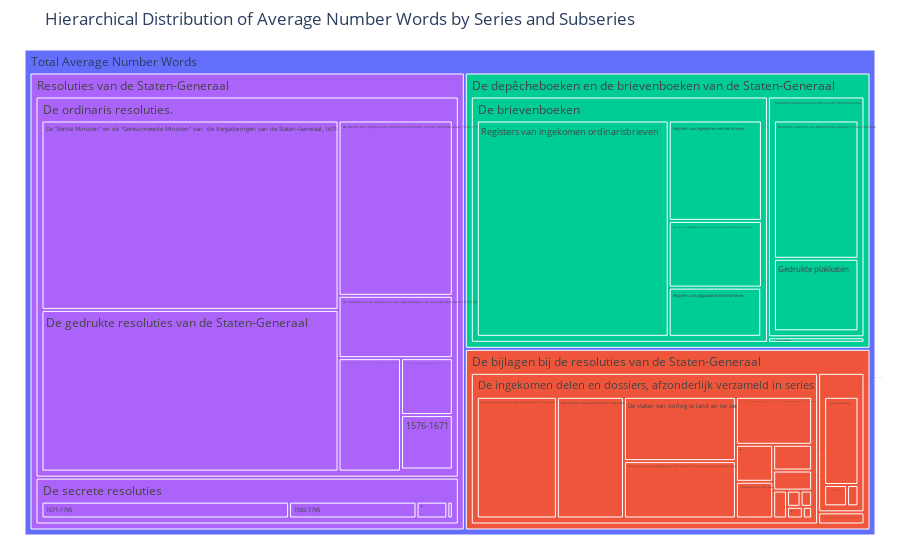

Write notebook code for a chart like this one.
### Code cell
# Convert the Series to a DataFrame for Plotly
df_avg_words_plot = avg_num_words_summary.reset_index()

# The value column in df_avg_words_plot is named 'num_number_words'
# Rename it for clarity in the plot.
df_avg_words_plot.rename(columns={'num_number_words': 'avg_num_number_words'}, inplace=True)

# Define the hierarchy path columns for this summary
# avg_num_words_summary was grouped by ['series','subseries_1','subseries_2']
avg_words_path_cols = ['series', 'subseries_1', 'subseries_2']

# Fill NaN values in path columns with a placeholder string 'N/A'
for col in avg_words_path_cols:
    df_avg_words_plot[col] = df_avg_words_plot[col].fillna('N/A')

# Create the treemap
fig_avg_words = px.treemap(df_avg_words_plot,
                           path=[px.Constant("Total Average Number Words")] + avg_words_path_cols,
                           values='avg_num_number_words',
                           color='series',
                           title='Hierarchical Distribution of Average Number Words by Series and Subseries',
                           hover_data={'avg_num_number_words':':.2f'}) # Format avg_num_number_words

# Optional: Adjust margins for better appearance
fig_avg_words.update_layout(margin = dict(t=50, l=25, r=25, b=25))

fig_avg_words.show()

### Figure 1 — Plotly figure (JSON) as saved in the notebook; plotly's stock layout.template omitted (floating-point values rounded to 4 significant figures)
{"data": [{"branchvalues": "total", "customdata": [[10014003, "(?)"], [1916259, "De bijlagen bij de resoluties van de Staten-Generaal"], [18097, "De bijlagen bij de resoluties van de Staten-Generaal"], [1690601, "De bijlagen bij de resoluties van de Staten-Generaal"], [207561, "De bijlagen bij de resoluties van de Staten-Generaal"], [1880, "De bijlagen bij de resoluties van de Staten-Generaal"], [16217, "De bijlagen bij de resoluties van de Staten-Generaal"], [9140, "De bijlagen bij de resoluties van de Staten-Generaal"], [57123, "De bijlagen bij de resoluties van de Staten-Generaal"], [41588, "De bijlagen bij de resoluties van de Staten-Generaal"], [151446, "De bijlagen bij de resoluties van de Staten-Generaal"], [32360, "De bijlagen bij de resoluties van de Staten-Generaal"], [13473, "De bijlagen bij de resoluties van de Staten-Generaal"], [266154, "De bijlagen bij de resoluties van de Staten-Generaal"], [7790, "De bijlagen bij de resoluties van de Staten-Generaal"], [403629, "De bijlagen bij de resoluties van de Staten-Generaal"], [338226, "De bijlagen bij de resoluties van de Staten-Generaal"], [4493, "De bijlagen bij de resoluties van de Staten-Generaal"], [56686, "De bijlagen bij de resoluties van de Staten-Generaal"], [167165, "De bijlagen bij de resoluties van de Staten-Generaal"], [26923, "De bijlagen bij de resoluties van de Staten-Generaal"], [298351, "De bijlagen bij de resoluties van de Staten-Generaal"], [7674, "De bijlagen bij de resoluties van de Staten-Generaal"], [15941, "De bijlagen bij de resoluties van de Staten-Generaal"], [2914492, "De depêcheboeken en de brievenboeken van de Staten-Generaal"], [698920, "De depêcheboeken en de brievenboeken van de Staten-Generaal"], [16017, "De depêcheboeken en de brievenboeken van de Staten-Generaal"], [2199555, "De depêcheboeken en de brievenboeken van de Staten-Generaal"], [240492, "De depêcheboeken en de brievenboeken van de Staten-Generaal"], [1452, "De depêcheboeken en de brievenboeken van de Staten-Generaal"], [1206, "De depêcheboeken en de brievenboeken van de Staten-Generaal"], [1480522, "De depêcheboeken en de brievenboeken van de Staten-Generaal"], [7296, "De depêcheboeken en de brievenboeken van de Staten-Generaal"], [221957, "De depêcheboeken en de brievenboeken van de Staten-Generaal"], [333577, "De depêcheboeken en de brievenboeken van de Staten-Generaal"], [162293, "De depêcheboeken en de brievenboeken van de Staten-Generaal"], [4167, "De depêcheboeken en de brievenboeken van de Staten-Generaal"], [3102, "De depêcheboeken en de brievenboeken van de Staten-Generaal"], [458428, "De depêcheboeken en de brievenboeken van de Staten-Generaal"], [90025, "Resoluties van de Staten-Generaal"], [567552, "Resoluties van de Staten-Generaal"], [4615700, "Resoluties van de Staten-Generaal"], [7479, "Resoluties van de Staten-Generaal"], [42584, "Resoluties van de Staten-Generaal"], [341635, "Resoluties van de Staten-Generaal"], [175854, "Resoluties van de Staten-Generaal"], [226557, "Resoluties van de Staten-Generaal"], [640060, "Resoluties van de Staten-Generaal"], [227740, "Resoluties van de Staten-Generaal"], [3550, "Resoluties van de Staten-Generaal"], [94185, "Resoluties van de Staten-Generaal"], [1797893, "Resoluties van de Staten-Generaal"], [5183252, "Resoluties van de Staten-Generaal"], [1535690, "Resoluties van de Staten-Generaal"]], "domain": {"x": [0, 1], "y": [0, 1]}, "hovertemplate": "labels=%{label}<br>avg_num_number_words=%{customdata[0]:.2f}<br>parent=%{parent}<br>id=%{id}<br>series=%{customdata[1]}<extra></extra>", "ids": ["Total Average Number Words", "Total Average Number Words/De bijlagen bij de resoluties van de Staten-Generaal", "Total Average Number Words/De bijlagen bij de resoluties van de Staten-Generaal/De minuten van uitgaande brieven van de Staten-Generaal", "Total Average Number Words/De bijlagen bij de resoluties van de Staten-Generaal/De ingekomen delen en dossiers, afzonderlijk verzameld in series", "Total Average Number Words/De bijlagen bij de resoluties van de Staten-Generaal/De ingekomen brieven en stukken en minuten van uitgaande brieven, verzameld in de \"liassen\"", "Total Average Number Words/De bijlagen bij de resoluties van de Staten-Generaal/De minuten van uitgaande brieven van de Staten-Generaal/Minuten van bijzondere aard", "Total Average Number Words/De bijlagen bij de resoluties van de Staten-Generaal/De minuten van uitgaande brieven van de Staten-Generaal/Minuten van algemene aard", "Total Average Number Words/De bijlagen bij de resoluties van de Staten-Generaal/De ingekomen delen en dossiers, afzonderlijk verzameld in series/Verbalen, rapporten, memories en andere ingekomen stukken betreffende het beleid van de West-Indische Compagnie", "Total Average Number Words/De bijlagen bij de resoluties van de Staten-Generaal/De ingekomen delen en dossiers, afzonderlijk verzameld in series/Verbalen, rapporten en memories van de commissies van de Staten-Generaal betreffende het Defensie- en Financiewezen van de Staat", "Total Average Number Words/De bijlagen bij de resoluties van de Staten-Generaal/De ingekomen delen en dossiers, afzonderlijk verzameld in series/Verbalen, rapporten en andere ingekomen stukken betreffende het beleid van de Oost-Indische Compagnie", "Total Average Number Words/De bijlagen bij de resoluties van de Staten-Generaal/De ingekomen delen en dossiers, afzonderlijk verzameld in series/Verbalen, journalen, memories en rapporten betreffende het beleid van de Admiraliteiten en de krijgsverrichtingen van de Staatse vloot", "Total Average Number Words/De bijlagen bij de resoluties van de Staten-Generaal/De ingekomen delen en dossiers, afzonderlijk verzameld in series/Verbalen, journalen, memories en rapporten betreffende de krijgsverrichtingen van het Staatse leger", "Total Average Number Words/De bijlagen bij de resoluties van de Staten-Generaal/De ingekomen brieven en stukken en minuten van uitgaande brieven, verzameld in de \"liassen\"/1600-1795", "Total Average Number Words/De bijlagen bij de resoluties van de Staten-Generaal/De ingekomen delen en dossiers, afzonderlijk verzameld in series/Verbalen en rapporten van bezendingen van de Staten-Generaal aan de provincies en Generaliteitslanden (binnenlandse verbalen)", "Total Average Number Words/De bijlagen bij de resoluties van de Staten-Generaal/De ingekomen delen en dossiers, afzonderlijk verzameld in series/Verbalen en rapporten van bezendingen van de Staten-Generaal aan de graaf van Oostfriesland en de stad Emden", "Total Average Number Words/De bijlagen bij de resoluties van de Staten-Generaal/De ingekomen delen en dossiers, afzonderlijk verzameld in series/Verbalen en rapporten van Nederlandse vertegenwoordigers in den vreemde (buitenlandse verbalen)", "Total Average Number Words/De bijlagen bij de resoluties van de Staten-Generaal/De ingekomen delen en dossiers, afzonderlijk verzameld in series/Rekeningen ingeleverd bij de Staten-Generaal", "Total Average Number Words/De bijlagen bij de resoluties van de Staten-Generaal/De ingekomen delen en dossiers, afzonderlijk verzameld in series/Rapporten en memories van advocaten-fiscaal betreffende zaken van verraad in de Republiek", "Total Average Number Words/De bijlagen bij de resoluties van de Staten-Generaal/De ingekomen delen en dossiers, afzonderlijk verzameld in series/Processtukken van de Staten-Generaal", "Total Average Number Words/De bijlagen bij de resoluties van de Staten-Generaal/De ingekomen brieven en stukken en minuten van uitgaande brieven, verzameld in de \"liassen\"/De Liassen Binnenland", "Total Average Number Words/De bijlagen bij de resoluties van de Staten-Generaal/De ingekomen brieven en stukken en minuten van uitgaande brieven, verzameld in de \"liassen\"/De Liassen Buitenland", "Total Average Number Words/De bijlagen bij de resoluties van de Staten-Generaal/De ingekomen delen en dossiers, afzonderlijk verzameld in series/De staten van oorlog te land en ter zee", "Total Average Number Words/De bijlagen bij de resoluties van de Staten-Generaal/De ingekomen delen en dossiers, afzonderlijk verzameld in series/Delen, oorspronkelijk afkomstig uit de bibliotheek van de Staten-Generaal", "Total Average Number Words/De bijlagen bij de resoluties van de Staten-Generaal/De ingekomen delen en dossiers, afzonderlijk verzameld in series/Verbalen, journalen en rapporten betreffende de verdediging van- en krijgsverrichtingen in West- en Oost-Indië", "Total Average Number Words/De depêcheboeken en de brievenboeken van de Staten-Generaal", "Total Average Number Words/De depêcheboeken en de brievenboeken van de Staten-Generaal/Gedrukte publicaties uitgaande van de Staten-Generaal", "Total Average Number Words/De depêcheboeken en de brievenboeken van de Staten-Generaal/De depêcheboeken", "Total Average Number Words/De depêcheboeken en de brievenboeken van de Staten-Generaal/De brievenboeken", "Total Average Number Words/De depêcheboeken en de brievenboeken van de Staten-Generaal/Gedrukte publicaties uitgaande van de Staten-Generaal/Gedrukte plakkaten", "Total Average Number Words/De depêcheboeken en de brievenboeken van de Staten-Generaal/De depêcheboeken/Hoogduitse depêcheboeken", "Total Average Number Words/De depêcheboeken en de brievenboeken van de Staten-Generaal/De brievenboeken/Registers van ingekomen brieven betreffende bijzondere onderwerpen", "Total Average Number Words/De depêcheboeken en de brievenboeken van de Staten-Generaal/De brievenboeken/Registers van ingekomen ordinarisbrieven", "Total Average Number Words/De depêcheboeken en de brievenboeken van de Staten-Generaal/De depêcheboeken/Ordinaris depêcheboeken", "Total Average Number Words/De depêcheboeken en de brievenboeken van de Staten-Generaal/De brievenboeken/Registers van ingekomen ordinarisbrieven uit verschillende landen en plaatsen", "Total Average Number Words/De depêcheboeken en de brievenboeken van de Staten-Generaal/De brievenboeken/Registers van ingekomen secrete brieven", "Total Average Number Words/De depêcheboeken en de brievenboeken van de Staten-Generaal/De brievenboeken/Registers van uitgaande ordinarisbrieven", "Total Average Number Words/De depêcheboeken en de brievenboeken van de Staten-Generaal/De depêcheboeken/Engelse depêcheboeken", "Total Average Number Words/De depêcheboeken en de brievenboeken van de Staten-Generaal/De depêcheboeken/Franse depêcheboeken", "Total Average Number Words/De depêcheboeken en de brievenboeken van de Staten-Generaal/Gedrukte publicaties uitgaande van de Staten-Generaal/Gedrukte nouvelles van Nederlandse gezanten in den vreemde", "Total Average Number Words/Resoluties van de Staten-Generaal/De ordinaris resoluties./1576-1671", "Total Average Number Words/Resoluties van de Staten-Generaal/De secrete resoluties", "Total Average Number Words/Resoluties van de Staten-Generaal/De ordinaris resoluties.", "Total Average Number Words/Resoluties van de Staten-Generaal/De secrete resoluties/De minuten van de secrete notulen van de  Staten-Generaal, 1592-1670", "Total Average Number Words/Resoluties van de Staten-Generaal/De secrete resoluties/Algemene indices op de secrete-resoluties van de  Staten-Generaal over langere termijn dan één jaar samengesteld", "Total Average Number Words/Resoluties van de Staten-Generaal/De secrete resoluties/1671-1796", "Total Average Number Words/Resoluties van de Staten-Generaal/De secrete resoluties/1592-1796", "Total Average Number Words/Resoluties van de Staten-Generaal/De ordinaris resoluties./Repertoria op de resoluties van de Staten-Generaal  over langere termijn dan één jaar samengesteld. \"Index Rerum\", \"Indices  Minuteel\", op de ordinaris resoluties, volgens \"Respecten\"  (rubrieken)", "Total Average Number Words/Resoluties van de Staten-Generaal/De ordinaris resoluties./De tweede serie registers van ordinaris net-resoluties  van de Staten-Generaal, 1637-1795", "Total Average Number Words/Resoluties van de Staten-Generaal/De ordinaris resoluties./De minuten van de notulen van de vergaderingen van de Staten-Generaal, 1576-1684.", "Total Average Number Words/Resoluties van de Staten-Generaal/De ordinaris resoluties./De indices van zaken op de gedrukte resoluties van de  Staten-Generaal over een langere termijn dan één jaar samengesteld.", "Total Average Number Words/Resoluties van de Staten-Generaal/De ordinaris resoluties./De dubbele registers van ordinaris resoluties van de  Staten-Generaal", "Total Average Number Words/Resoluties van de Staten-Generaal/De ordinaris resoluties./De \"Eerste Minuten\" en de \"Geresumeerde Minuten\" van  de Vergaderingen van de Staten-Generaal, 1671-1796", "Total Average Number Words/Resoluties van de Staten-Generaal", "Total Average Number Words/Resoluties van de Staten-Generaal/De ordinaris resoluties./De gedrukte resoluties van de Staten-Generaal"], "labels": ["Total Average Number Words", "De bijlagen bij de resoluties van de Staten-Generaal", "De minuten van uitgaande brieven van de Staten-Generaal", "De ingekomen delen en dossiers, afzonderlijk verzameld in series", "De ingekomen brieven en stukken en minuten van uitgaande brieven, verzameld in de \"liassen\"", "Minuten van bijzondere aard", "Minuten van algemene aard", "Verbalen, rapporten, memories en andere ingekomen stukken betreffende het beleid van de West-Indische Compagnie", "Verbalen, rapporten en memories van de commissies van de Staten-Generaal betreffende het Defensie- en Financiewezen van de Staat", "Verbalen, rapporten en andere ingekomen stukken betreffende het beleid van de Oost-Indische Compagnie", "Verbalen, journalen, memories en rapporten betreffende het beleid van de Admiraliteiten en de krijgsverrichtingen van de Staatse vloot", "Verbalen, journalen, memories en rapporten betreffende de krijgsverrichtingen van het Staatse leger", "1600-1795", "Verbalen en rapporten van bezendingen van de Staten-Generaal aan de provincies en Generaliteitslanden (binnenlandse verbalen)", "Verbalen en rapporten van bezendingen van de Staten-Generaal aan de graaf van Oostfriesland en de stad Emden", "Verbalen en rapporten van Nederlandse vertegenwoordigers in den vreemde (buitenlandse verbalen)", "Rekeningen ingeleverd bij de Staten-Generaal", "Rapporten en memories van advocaten-fiscaal betreffende zaken van verraad in de Republiek", "Processtukken van de Staten-Generaal", "De Liassen Binnenland", "De Liassen Buitenland", "De staten van oorlog te land en ter zee", "Delen, oorspronkelijk afkomstig uit de bibliotheek van de Staten-Generaal", "Verbalen, journalen en rapporten betreffende de verdediging van- en krijgsverrichtingen in West- en Oost-Indië", "De depêcheboeken en de brievenboeken van de Staten-Generaal", "Gedrukte publicaties uitgaande van de Staten-Generaal", "De depêcheboeken", "De brievenboeken", "Gedrukte plakkaten", "Hoogduitse depêcheboeken", "Registers van ingekomen brieven betreffende bijzondere onderwerpen", "Registers van ingekomen ordinarisbrieven", "Ordinaris depêcheboeken", "Registers van ingekomen ordinarisbrieven uit verschillende landen en plaatsen", "Registers van ingekomen secrete brieven", "Registers van uitgaande ordinarisbrieven", "Engelse depêcheboeken", "Franse depêcheboeken", "Gedrukte nouvelles van Nederlandse gezanten in den vreemde", "1576-1671", "De secrete resoluties", "De ordinaris resoluties.", "De minuten van de secrete notulen van de  Staten-Generaal, 1592-1670", "Algemene indices op de secrete-resoluties van de  Staten-Generaal over langere termijn dan één jaar samengesteld", "1671-1796", "1592-1796", "Repertoria op de resoluties van de Staten-Generaal  over langere termijn dan één jaar samengesteld. \"Index Rerum\", \"Indices  Minuteel\", op de ordinaris resoluties, volgens \"Respecten\"  (rubrieken)", "De tweede serie registers van ordinaris net-resoluties  van de Staten-Generaal, 1637-1795", "De minuten van de notulen van de vergaderingen van de Staten-Generaal, 1576-1684.", "De indices van zaken op de gedrukte resoluties van de  Staten-Generaal over een langere termijn dan één jaar samengesteld.", "De dubbele registers van ordinaris resoluties van de  Staten-Generaal", "De \"Eerste Minuten\" en de \"Geresumeerde Minuten\" van  de Vergaderingen van de Staten-Generaal, 1671-1796", "Resoluties van de Staten-Generaal", "De gedrukte resoluties van de Staten-Generaal"], "marker": {"colors": ["#636efa", "#EF553B", "#EF553B", "#EF553B", "#EF553B", "#EF553B", "#EF553B", "#EF553B", "#EF553B", "#EF553B", "#EF553B", "#EF553B", "#EF553B", "#EF553B", "#EF553B", "#EF553B", "#EF553B", "#EF553B", "#EF553B", "#EF553B", "#EF553B", "#EF553B", "#EF553B", "#EF553B", "#00cc96", "#00cc96", "#00cc96", "#00cc96", "#00cc96", "#00cc96", "#00cc96", "#00cc96", "#00cc96", "#00cc96", "#00cc96", "#00cc96", "#00cc96", "#00cc96", "#00cc96", "#ab63fa", "#ab63fa", "#ab63fa", "#ab63fa", "#ab63fa", "#ab63fa", "#ab63fa", "#ab63fa", "#ab63fa", "#ab63fa", "#ab63fa", "#ab63fa", "#ab63fa", "#ab63fa", "#ab63fa"]}, "name": "", "parents": ["", "Total Average Number Words", "Total Average Number Words/De bijlagen bij de resoluties van de Staten-Generaal", "Total Average Number Words/De bijlagen bij de resoluties van de Staten-Generaal", "Total Average Number Words/De bijlagen bij de resoluties van de Staten-Generaal", "Total Average Number Words/De bijlagen bij de resoluties van de Staten-Generaal/De minuten van uitgaande brieven van de Staten-Generaal", "Total Average Number Words/De bijlagen bij de resoluties van de Staten-Generaal/De minuten van uitgaande brieven van de Staten-Generaal", "Total Average Number Words/De bijlagen bij de resoluties van de Staten-Generaal/De ingekomen delen en dossiers, afzonderlijk verzameld in series", "Total Average Number Words/De bijlagen bij de resoluties van de Staten-Generaal/De ingekomen delen en dossiers, afzonderlijk verzameld in series", "Total Average Number Words/De bijlagen bij de resoluties van de Staten-Generaal/De ingekomen delen en dossiers, afzonderlijk verzameld in series", "Total Average Number Words/De bijlagen bij de resoluties van de Staten-Generaal/De ingekomen delen en dossiers, afzonderlijk verzameld in series", "Total Average Number Words/De bijlagen bij de resoluties van de Staten-Generaal/De ingekomen delen en dossiers, afzonderlijk verzameld in series", "Total Average Number Words/De bijlagen bij de resoluties van de Staten-Generaal/De ingekomen brieven en stukken en minuten van uitgaande brieven, verzameld in de \"liassen\"", "Total Average Number Words/De bijlagen bij de resoluties van de Staten-Generaal/De ingekomen delen en dossiers, afzonderlijk verzameld in series", "Total Average Number Words/De bijlagen bij de resoluties van de Staten-Generaal/De ingekomen delen en dossiers, afzonderlijk verzameld in series", "Total Average Number Words/De bijlagen bij de resoluties van de Staten-Generaal/De ingekomen delen en dossiers, afzonderlijk verzameld in series", "Total Average Number Words/De bijlagen bij de resoluties van de Staten-Generaal/De ingekomen delen en dossiers, afzonderlijk verzameld in series", "Total Average Number Words/De bijlagen bij de resoluties van de Staten-Generaal/De ingekomen delen en dossiers, afzonderlijk verzameld in series", "Total Average Number Words/De bijlagen bij de resoluties van de Staten-Generaal/De ingekomen delen en dossiers, afzonderlijk verzameld in series", "Total Average Number Words/De bijlagen bij de resoluties van de Staten-Generaal/De ingekomen brieven en stukken en minuten van uitgaande brieven, verzameld in de \"liassen\"", "Total Average Number Words/De bijlagen bij de resoluties van de Staten-Generaal/De ingekomen brieven en stukken en minuten van uitgaande brieven, verzameld in de \"liassen\"", "Total Average Number Words/De bijlagen bij de resoluties van de Staten-Generaal/De ingekomen delen en dossiers, afzonderlijk verzameld in series", "Total Average Number Words/De bijlagen bij de resoluties van de Staten-Generaal/De ingekomen delen en dossiers, afzonderlijk verzameld in series", "Total Average Number Words/De bijlagen bij de resoluties van de Staten-Generaal/De ingekomen delen en dossiers, afzonderlijk verzameld in series", "Total Average Number Words", "Total Average Number Words/De depêcheboeken en de brievenboeken van de Staten-Generaal", "Total Average Number Words/De depêcheboeken en de brievenboeken van de Staten-Generaal", "Total Average Number Words/De depêcheboeken en de brievenboeken van de Staten-Generaal", "Total Average Number Words/De depêcheboeken en de brievenboeken van de Staten-Generaal/Gedrukte publicaties uitgaande van de Staten-Generaal", "Total Average Number Words/De depêcheboeken en de brievenboeken van de Staten-Generaal/De depêcheboeken", "Total Average Number Words/De depêcheboeken en de brievenboeken van de Staten-Generaal/De brievenboeken", "Total Average Number Words/De depêcheboeken en de brievenboeken van de Staten-Generaal/De brievenboeken", "Total Average Number Words/De depêcheboeken en de brievenboeken van de Staten-Generaal/De depêcheboeken", "Total Average Number Words/De depêcheboeken en de brievenboeken van de Staten-Generaal/De brievenboeken", "Total Average Number Words/De depêcheboeken en de brievenboeken van de Staten-Generaal/De brievenboeken", "Total Average Number Words/De depêcheboeken en de brievenboeken van de Staten-Generaal/De brievenboeken", "Total Average Number Words/De depêcheboeken en de brievenboeken van de Staten-Generaal/De depêcheboeken", "Total Average Number Words/De depêcheboeken en de brievenboeken van de Staten-Generaal/De depêcheboeken", "Total Average Number Words/De depêcheboeken en de brievenboeken van de Staten-Generaal/Gedrukte publicaties uitgaande van de Staten-Generaal", "Total Average Number Words/Resoluties van de Staten-Generaal/De ordinaris resoluties.", "Total Average Number Words/Resoluties van de Staten-Generaal", "Total Average Number Words/Resoluties van de Staten-Generaal", "Total Average Number Words/Resoluties van de Staten-Generaal/De secrete resoluties", "Total Average Number Words/Resoluties van de Staten-Generaal/De secrete resoluties", "Total Average Number Words/Resoluties van de Staten-Generaal/De secrete resoluties", "Total Average Number Words/Resoluties van de Staten-Generaal/De secrete resoluties", "Total Average Number Words/Resoluties van de Staten-Generaal/De ordinaris resoluties.", "Total Average Number Words/Resoluties van de Staten-Generaal/De ordinaris resoluties.", "Total Average Number Words/Resoluties van de Staten-Generaal/De ordinaris resoluties.", "Total Average Number Words/Resoluties van de Staten-Generaal/De ordinaris resoluties.", "Total Average Number Words/Resoluties van de Staten-Generaal/De ordinaris resoluties.", "Total Average Number Words/Resoluties van de Staten-Generaal/De ordinaris resoluties.", "Total Average Number Words", "Total Average Number Words/Resoluties van de Staten-Generaal/De ordinaris resoluties."], "type": "treemap", "values": [10010000.0, 1916000.0, 18100.0, 1691000.0, 207600.0, 1880.0, 16220.0, 9140.0, 57120.0, 41590.0, 151400.0, 32360.0, 13470.0, 266200.0, 7790.0, 403600.0, 338200.0, 4493.0, 56690.0, 167200.0, 26920.0, 298400.0, 7674.0, 15940.0, 2914000.0, 698900.0, 16020.0, 2200000.0, 240500.0, 1452.0, 1206.0, 1481000.0, 7296.0, 222000.0, 333600.0, 162300.0, 4167.0, 3102.0, 458400.0, 90020.0, 567600.0, 4616000.0, 7479.0, 42580.0, 341600.0, 175900.0, 226600.0, 640100.0, 227700.0, 3550.0, 94180.0, 1798000.0, 5183000.0, 1536000.0]}], "layout": {"legend": {"tracegroupgap": 0}, "margin": {"b": 25, "l": 25, "r": 25, "t": 50}, "title": {"text": "Hierarchical Distribution of Average Number Words by Series and Subseries"}}}
